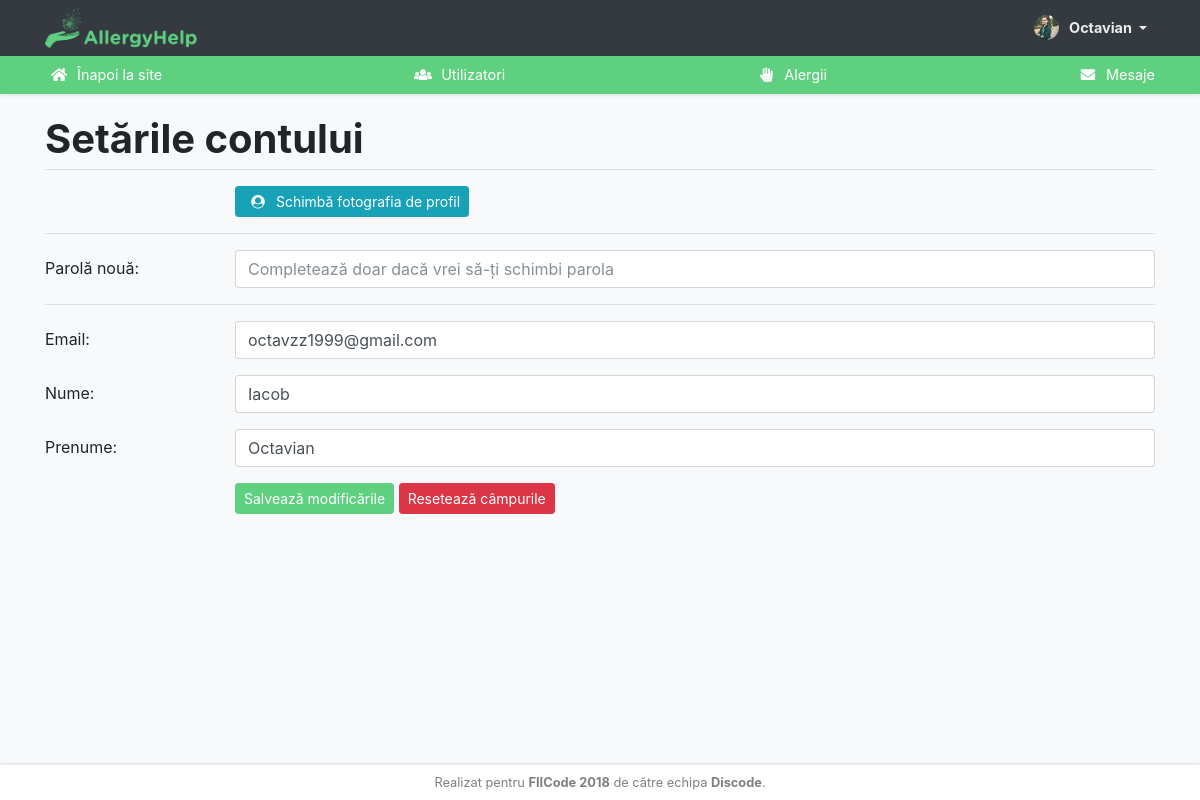
/admin/index.php?p=account (signed in), run on the app's committed database.
### tables this page shows
CREATE TABLE `users` (
  `id` int(11) NOT NULL,
  `lastname` varchar(64) NOT NULL,
  `firstname` varchar(64) NOT NULL,
  `admin` tinyint(1) NOT NULL DEFAULT 0,
  `email` varchar(64) NOT NULL,
  `password` varchar(64) NOT NULL,
  `regtime` datetime NOT NULL
);

### assets/php/functions.php (called while the page is built, shortened)
<?php
	class Utils
	{
		public function __construct()
		{
			$this->db = new mysqli(DB_SERVER, DB_USERNAME, DB_PASSWORD, DB_DATABASE);
		}
		public function mysqli_result($res, $row = 0, $col = 0)
		{
			$numrows = mysqli_num_rows($res);
			if ($numrows && $row <= ($numrows - 1) && $row >= 0)
			{
				mysqli_data_seek($res,$row);
				$resrow = (is_numeric($col)) ? mysqli_fetch_row($res) : mysqli_fetch_assoc($res);
				if (isset($resrow[$col]))
					return $resrow[$col];
			}
			return false;
		}
	}
	class User extends Utils
	{
		public function get_firstname($id)
		{
			return $this->mysqli_result(mysqli_query($this->db, "SELECT firstname FROM users WHERE id = '$id'"));
		}
		public function get_lastname($id)
		{
			return $this->mysqli_result(mysqli_query($this->db, "SELECT lastname FROM users WHERE id = '$id'"));
		}
		public function get_email($id)
		{
			return $this->mysqli_result(mysqli_query($this->db, "SELECT email FROM users WHERE id = '$id'"));
		}
		public function isadmin($id)
		{
			return $this->mysqli_result(mysqli_query($this->db, "SELECT admin FROM users WHERE id = '$id'"));
		}
	}
	class Admin extends User
	{
		public function get_avatar($id)
		{
			if(file_exists("../assets/img/avatars/".$id.".jpg")) $avatar = $id;
			else $avatar = 0;
			$source = "../assets/img/avatars/" . $avatar . ".jpg?=" . filemtime('../assets/img/avatars/'.$avatar.'.jpg');
			return $source;
		}
		public function get_admin_session()
		{
			return isset($_SESSION['allergyhelp_admin_login']);
		}
	}
?>

### admin/index.php (the view, shortened to what this page needs)
<?php
	include_once '../assets/php/functions.php';
	$user = new User();
	$admin = new Admin();
	if(isset($_SESSION['allergyhelp_admin_id']))
		$id = $_SESSION['allergyhelp_admin_id'];
	if ($admin->get_admin_session())
	{
		if(!$admin->isadmin($id))
		{
?>
<!DOCTYPE html>
<html lang="ro">
<head>
	<meta charset="utf-8">
	<meta name="theme-color" content="#5fcf80">
	<meta name="viewport" content="width=device-width, initial-scale=1, shrink-to-fit=no">
	<meta name="author" content="Discode">
	<title>AllergyHelp</title>
	<link rel="icon" type="image/x-icon" href="../assets/img/icon.png" />
	<link href="../assets/css/bootstrap/bootstrap.min.css" rel="stylesheet">
	<link href="../assets/css/admin.css" rel="stylesheet">
</head>
<body class="bg-light">
	<p class="no-admin text-center">
		Drepturile de administrator ți-au fost revocate.
		<br /><a href="index.php?q=logout">Click aici pentru delogare.</a>
	</p>
</body>
</html>
<?php
		}
		else
		{
			if(isset($_GET['p'])) $p = $_GET['p'];
?>
<!DOCTYPE html>
<html lang="ro">
<head>
	<link href="../assets/css/bootstrap/bootstrap.min.css" rel="stylesheet">
	<link href="../assets/css/fontawesome/fontawesome.min.css" rel="stylesheet">
	<link href="../assets/css/summernote/summernote-bs4.css" rel="stylesheet">
	<link href="../assets/css/admin.css" rel="stylesheet">
</head>
<body class="bg-light">
	<nav class="navbar navbar-expand-lg navbar-dark bg-dark">
		<div class="container">
			<a class="navbar-brand m-auto" href="."><img src="../assets/img/logo-green.png" /></a>
			<div class="collapse navbar-collapse" id="navbarNav">
				<ul class="navbar-nav ml-auto">
					<li class="nav-item dropdown">
						<a class="nav-link dropdown-toggle" href="#" id="navbarDropdownMenuLink" data-toggle="dropdown" aria-haspopup="true" aria-expanded="false">
							<img class="avatar" src="<?php echo $admin->get_avatar($id); ?>"><?php echo $user->get_firstname($id); ?>
						</a>
					</li>
				</ul>
			</div>
		</div>
		<div class="navbar-links">
			<div class="container d-flex flex-column flex-lg-row justify-content-between">
				<a class="py-2 d-none d-lg-inline-block" href="../"><i class="fa fa-fw fa-home"></i> Înapoi la site</a>
				<a class="py-2 d-none d-lg-inline-block<?php if ((isset($p) ? $p : null) == "users") echo ' active'; ?>" href="?p=users"><i class="fa fa-fw fa-users"></i> Utilizatori</a>
				<a class="py-2 d-none d-lg-inline-block<?php if ((isset($p) ? $p : null) == "allergies") echo ' active'; ?>" href="?p=allergies"><i class="fa fa-fw fa-allergies"></i> Alergii</a>
				<a class="py-2 d-none d-lg-inline-block<?php if ((isset($p) ? $p : null) == "messages") echo ' active'; ?>" href="?p=messages"><i class="fa fa-fw fa-envelope"></i> Mesaje</a>
			</div>
		</div>
	</nav>
	<?php
		if(empty($p))
		{
	?>
	<main role="main">
		<section class="jumbotron text-center">
			<div class="container">
				<div class="row">
					<div class="col">
						<div class="card box-shadow">
							<div class="card-body">
								<h1><?php echo $admin->count_users(); ?></h1>
								<p class="card-text font-weight-bold">
									Utilizatori
								</p>
							</div>
						</div>
					</div>
					<div class="col">
						<div class="card box-shadow">
							<div class="card-body">
								<h1><?php echo $admin->count_allergies(); ?></h1>
								<p class="card-text font-weight-bold">
									Alergii
								</p>
							</div>
						</div>
					</div>
				</div>
			</div>
		</section>
		<div class="container">
			<div class="row">
				<div class="col-md-8">
					<div class="card box-shadow last-changes">
						<div class="card-header text-center font-weight-bold">
							Ultimele modificări
						</div>
						<div class="card-body p-1">
							<ul class="list-group list-group-flush">
								<?php $admin->get_actions(); ?>
							</ul>
						</div>
					</div>
				</div>
				<div class="col-md">
					<div class="card box-shadow last-changes">
						<div class="card-header text-center font-weight-bold">
							Ultimele logări
						</div>
						<div class="card-body p-1">
							<ul class="list-group list-group-flush">
								<?php $admin->get_logins(); ?>
							</ul>
						</div>
					</div>
				</div>
			</div>
		</div>
	</main>
	<?php
		}
		else if($p === "account")
		{
	?>
	<main role="main">
		<div class="container pt-4">
			<h1>Setările contului</h1>
			<hr class="mt-0 mb-3" />
			<form action="" method="post" name="editp_user">
				<div class="form-group row">
					<div class="col-sm-2"></div>
					<div class="col-sm-10">
						<a class="btn btn-sm btn-info btn-avatar" data-toggle="modal" data-target="#modal_edit_avatar"><i class="fa fa-fw fa-user-circle"></i> Schimbă fotografia de profil</a>
					</div>
				</div>
				<hr />
				<div class="form-group row">
					<label for="editp-password" class="form-control-label col-sm-2 col-form-label">Parolă nouă:</label>
					<div class="col-sm-10">
						<input type="password" class="form-control" name="editp_password" id="editp-password" placeholder="Completează doar dacă vrei să-ți schimbi parola" pattern=".{6,}" title="Parola trebuie să aibă minim 6 caractere.">
					</div>
				</div>
				<hr />
				<div class="form-group row">
					<label for="editp-email" class="form-control-label col-sm-2 col-form-label">Email:</label>
					<div class="col-sm-10">
						<input type="email" class="form-control" name="editp_email" id="editp-email" placeholder="Adresă de email" value="<?php echo $user->get_email($id); ?>" required>
					</div>
				</div>
				<div class="form-group row">
					<label for="editp-lastname" class="form-control-label col-sm-2 col-form-label">Nume:</label>
					<div class="col-sm-10">
						<input type="text" class="form-control" name="editp_lastname" id="editp-lastname" placeholder="Nume" value="<?php echo $user->get_lastname($id); ?>" required>
					</div>
				</div>
				<div class="form-group row">
					<label for="editp-firstname" class="form-control-label col-sm-2 col-form-label">Prenume:</label>
					<div class="col-sm-10">
						<input type="text" class="form-control" name="editp_firstname" id="editp-firstname" placeholder="Prenume" value="<?php echo $user->get_firstname($id); ?>" required>
					</div>
				</div>
				<div class="row">
					<div class="col-sm-2"></div>
					<div class="col-sm-10">
						<button class="btn btn-sm btn-primary" type="submit" name="editp_user">Salvează modificările</button>
						<button class="btn btn-sm btn-danger" type="reset">Resetează câmpurile</button>
					</div>
				</div>
			</form>
		</div>
	</main>
	<?php
		}
	?>
	<footer>
		Realizat pentru <strong><a href="https://fiicode.asii.ro/" target="_blank" rel="noopener">FIICode 2018</a></strong> de către echipa <strong>Discode</strong>.
	</footer>
</body>
</html>
<?php
		}
	}
?>

### assets/css/admin.css (style rules this page uses)
:root { --ah-green: #5fcf80; --ah-dark: #343a40; --ah-card-shadow: 0 1px 3px rgba(0,0,0,0.12), 0 1px 2px rgba(0,0,0,0.24); }
html { min-height: 100%; position: relative; }
body { font-family: -apple-system, BlinkMacSystemFont, "Segoe UI", Roboto, "Helvetica Neue", Arial, sans-serif; }
.navbar { position: absolute; top: 0; right: 0; left: 0; }
.navbar-dark .navbar-nav .nav-link { color: rgba(255,255,255,.9); font-size: 90%; font-weight: 700; }
.navbar-links { background: var(--ah-green); width: 100%; margin: .5rem -1rem -.5rem -1rem; box-shadow: 0 2px 2px 0 rgba(0, 0, 0, 0.07); position: absolute; margin-top: 0; top: 56px; }
.navbar-links a { font-size: 90%; color: white; font-weight: 400; }
main { margin-top: 93px; padding-bottom: 5rem; }
.navbar-brand { margin: -5px; padding: 0; }
.navbar-brand img { height: 40px; }
.avatar { width: 25px; height: 25px; margin-right: 10px; float: left; margin-top: -2px; border-radius: 50%; }
footer { padding: .5rem 0; color: rgba(0, 0, 0, 0.5); text-align: center; position: absolute; bottom: 0; width: 100%; font-size: 80%; background: #fff; box-shadow: 0 -2px 2px 0 rgba(0, 0, 0, 0.07); }
footer a { text-decoration: none; color: inherit; }
a.btn { color: #fff !important; }
.btn-primary, .btn-primary:hover, .btn-primary:active { background-color: var(--ah-green); border-color: var(--ah-green); }
.h1, .h2, .h3, .h4, .h5, .h6, h1, h2, h3, h4, h5, h6 { font-weight: 700; }
.fa-fw { width: 1.75rem; }

### data on the page
users: firstname "Octavian", editp_email "octavzz1999@gmail.com", editp_lastname "Iacob", editp_firstname "Octavian"
